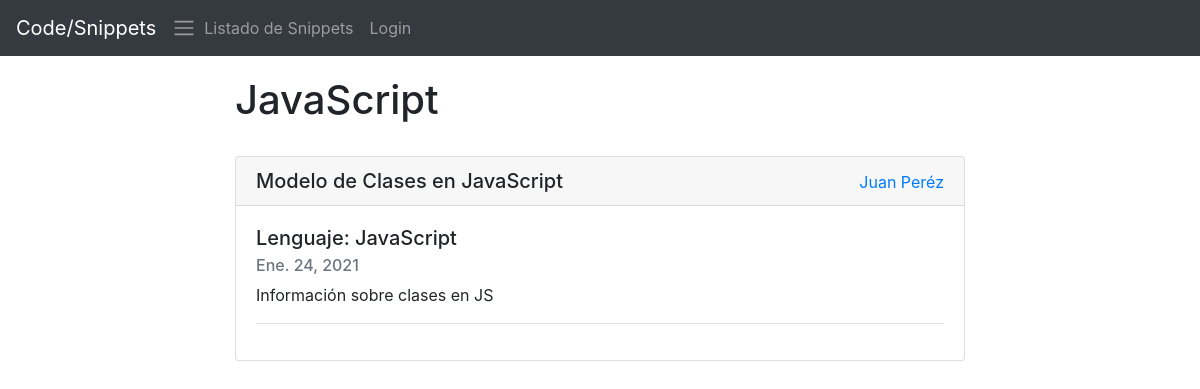
Page /category/java on the committed database.
### snippets/models.py (models this page shows)
class Snippet(models.Model):
    user = models.ForeignKey(User, verbose_name="usuario", on_delete=models.CASCADE)
    created = models.DateField(auto_now_add=True, verbose_name="creado")
    updated = models.DateField(auto_now_add=True, verbose_name="editado")
    name = models.CharField(max_length=255, verbose_name="name")
    description = models.TextField(verbose_name="descripción")
    snippet = models.TextField(verbose_name="snnipet")
    languages = models.ForeignKey(Language, verbose_name="lenguaje", on_delete= models.CASCADE)
    public = models.BooleanField(default=False, verbose_name="¿Público?")
    class Meta:
        verbose_name = "Snippet"
        verbose_name_plural = "Snippets"

class Language(models.Model):
    name = models.CharField(max_length=50, verbose_name="name")
    slug = models.CharField(max_length=50, unique=True, verbose_name="slug")
    class Meta:
        verbose_name = "Lenguaje"
        verbose_name_plural = "Lenguajes"
    def __str__(self):
        return self.name

### snippets/views.py (the view)
# urls.py: path('category/java', views.CategoryJava, name='category_java'),
def CategoryJava(request):
    snippets = Snippet.objects.all()
    snippets = Snippet.objects.filter(public=True, languages=2)
    return render(request, 'snippets/category_java.html', {
        'snippets': snippets
    })

### snippets/templates/snippets/category_java.html
{% extends "base.html" %}
{% block content %}
<div class="row justify-content-md-center" style="padding-top:20px;">
     <div class="col-md-8">
          <h1>JavaScript</h1>
          <br>
          {% for snippet in snippets %}
            <div class="card">
                <h5 class="card-header">{{snippet.name}}<a href="{% url 'snippets_user' %}"  class="float-right"><small>{{snippet.user.first_name}} {{snippet.user.last_name}}</small></a></h5>
                <div class="card-body">
                    <h5 class="card-title">Lenguaje: {{snippet.languages}}</h5>
                    <h6 class="card-subtitle mb-2 text-muted">{{snippet.created}}</h6>
                    <p class="card-text">{{snippet.description}}</p>
                    <hr>
                </div>
            </div>
        {% endfor %}
     </div>
</div>
{% endblock %}

### rows in the picture
Snippet: name "Modelo de Clases en JavaScript", user.first_name "Juan", user.last_name "Peréz", languages "JavaScript", created "Ene. 24, 2021", description "Información sobre clases en JS"
